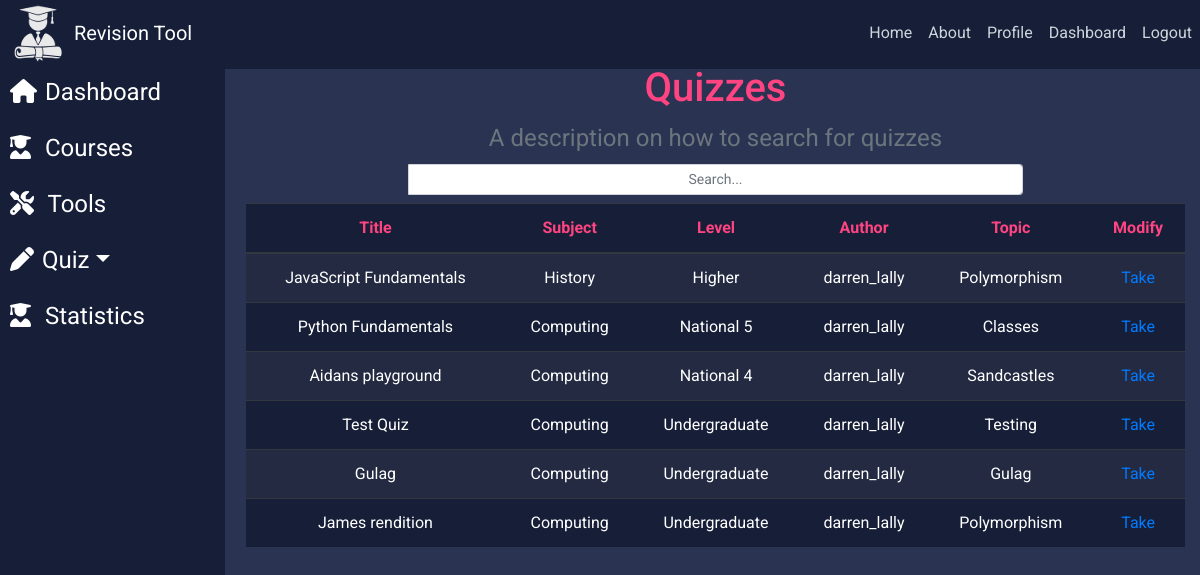
The app's page /quiz/ (signed in) with its own data.
### quiz/models.py (models this page shows, shortened)
class Quiz(models.Model):
    title = models.CharField(max_length = 200)
    subject = models.CharField(max_length = 20)
    level = models.CharField(max_length = 25)
    topic = models.CharField(max_length = 25)
    author = models.ForeignKey(settings.AUTH_USER_MODEL, on_delete = models.CASCADE)
    created = models.DateTimeField(auto_now_add=True,null=True,blank=True)
    class Meta:
        verbose_name_plural = "quiz"

### quiz/views.py (the view)
# urls.py: path('quiz/', views.quiz_home, name='quiz-home'),
@login_required
def quiz_home(request):
    all_Q = Quiz.objects.all()
    args = {'quiz': all_Q}
    return render(request, 'quiz/take_quiz_menu.html', args)

### quiz/templates/quiz/take_quiz_menu.html (shortened to what this page needs)
{% extends "dashboard/base.html" %}
{% block content %}
<div class="row justify-content-center">
    <div class="col-8">
        <h1 class="text-center mod-title"> Quizzes</h1>
        <legend class="text-center text-muted"> A description on how to search for quizzes</legend>
        <div class="input-group select-group">
            <input type="text" name="q" id="id_q" class="form-control form-control-sm text-center" placeholder="Search..."/>
            </div>
    </div>
</div>
<div class="row justify-content-center">
  <div class="tablewrap">
    <div class="col-12 mt-2 text-center">
        <table class="table table-dark table-striped mx-auto">
            <thead>
                <tr>
                <th class="mod-title" scope="col">Title</th>
                <th class="mod-title" scope="col">Subject</th>
                <th class="mod-title" scope="col">Level</th>
                <th class="mod-title" scope="col">Author</th>
                <th class="mod-title" scope="col">Topic</th>
                <th class="mod-title" scope="col">Modify</th>
                </tr>
            </thead>
            <tbody>
                {% for quiz in quiz%}
                <tr>
                <td>{{quiz.title}}</td>
                <td>{{quiz.subject}}</td>
                <td>{{quiz.level}}</td>
                <td>{{quiz.author}}</td>
                <td>{{quiz.topic}}</td>
                <td><a href="{%url 'active-quiz' quiz_pk=quiz.pk%}">Take</a></td>
                </tr>
                {% endfor %}
            </tbody>
            </table>
    </div>
  </div>
</div>
{% endblock content %}

### blog/static/blog/main.css (style rules this page uses)
body { background-color: #2A3452; color: #333333; margin-top: 4rem; font-family: 'Roboto', sans-serif; color: #fff; }
.table { margin: 0px auto !important; background-color: #171F38!important; }
.tablewrap { position: relative; height: 73vh; width: 100%; overflow-y: scroll; }
.mod-title { color: #FF4481 !important; }

### records on screen
Quiz: title "JavaScript Fundamentals", subject "History", level "Higher", author "darren_lally", topic "Polymorphism"
Quiz: title "Python Fundamentals", subject "Computing", level "National 5", author "darren_lally", topic "Classes"
Quiz: title "Aidans playground", subject "Computing", level "National 4", author "darren_lally", topic "Sandcastles"
Quiz: title "Test Quiz", subject "Computing", level "Undergraduate", author "darren_lally", topic "Testing"
Quiz: title "Gulag", subject "Computing", level "Undergraduate", author "darren_lally", topic "Gulag"
Quiz: title "James rendition", subject "Computing", level "Undergraduate", author "darren_lally", topic "Polymorphism"
